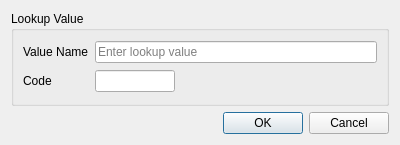
<?xml version="1.0" encoding="UTF-8"?>
<ui version="4.0">
 <class>LookupValue</class>
 <widget class="QDialog" name="LookupValue">
  <property name="geometry">
   <rect>
    <x>0</x>
    <y>0</y>
    <width>400</width>
    <height>145</height>
   </rect>
  </property>
  <property name="windowTitle">
   <string>Dialog</string>
  </property>
  <layout class="QGridLayout" name="gridLayout_2">
   <item row="0" column="0">
    <widget class="QGroupBox" name="groupBox">
     <property name="title">
      <string>Lookup Value</string>
     </property>
     <layout class="QGridLayout" name="gridLayout">
      <item row="0" column="0">
       <widget class="QLabel" name="label">
        <property name="minimumSize">
         <size>
          <width>60</width>
          <height>0</height>
         </size>
        </property>
        <property name="text">
         <string>Value Name</string>
        </property>
       </widget>
      </item>
      <item row="0" column="1">
       <widget class="QLineEdit" name="edtValue">
        <property name="placeholderText">
         <string>Enter lookup value</string>
        </property>
       </widget>
      </item>
      <item row="1" column="0">
       <widget class="QLabel" name="label_2">
        <property name="text">
         <string>Code</string>
        </property>
       </widget>
      </item>
      <item row="1" column="1">
       <widget class="QLineEdit" name="edtCode">
        <property name="maximumSize">
         <size>
          <width>80</width>
          <height>16777215</height>
         </size>
        </property>
       </widget>
      </item>
     </layout>
    </widget>
   </item>
   <item row="1" column="0">
    <widget class="QDialogButtonBox" name="buttonBox">
     <property name="orientation">
      <enum>Qt::Horizontal</enum>
     </property>
     <property name="standardButtons">
      <set>QDialogButtonBox::Cancel|QDialogButtonBox::Ok</set>
     </property>
    </widget>
   </item>
  </layout>
 </widget>
 <resources/>
 <connections>
  <connection>
   <sender>buttonBox</sender>
   <signal>accepted()</signal>
   <receiver>LookupValue</receiver>
   <slot>accept()</slot>
   <hints>
    <hint type="sourcelabel">
     <x>248</x>
     <y>254</y>
    </hint>
    <hint type="destinationlabel">
     <x>157</x>
     <y>274</y>
    </hint>
   </hints>
  </connection>
  <connection>
   <sender>buttonBox</sender>
   <signal>rejected()</signal>
   <receiver>LookupValue</receiver>
   <slot>reject()</slot>
   <hints>
    <hint type="sourcelabel">
     <x>316</x>
     <y>260</y>
    </hint>
    <hint type="destinationlabel">
     <x>286</x>
     <y>274</y>
    </hint>
   </hints>
  </connection>
 </connections>
</ui>
